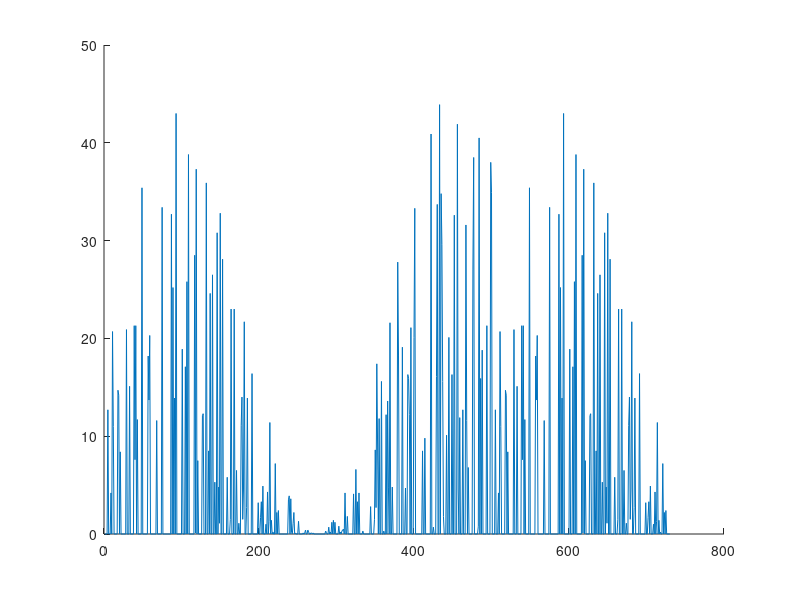

MATLAB code to generate this figure:
clc

rain=importdata('Daily rainfall data.txt');

sig=input('what do you think is significant rainfall? ');
count=0;
sigtotal=0;
total=1;
for i=1:length(rain)
    if rain(i)>sig
        count=count+1;
        sigtotal=sigtotal+rain(i);
    end
end
disp(['The total amount of significant rain days is: ', num2str(count)])
disp(['The total amount of total significant rain is: ', num2str(sigtotal)])
disp(['The total amount of rain is: ', num2str(total)])

hold on
plot(rain)